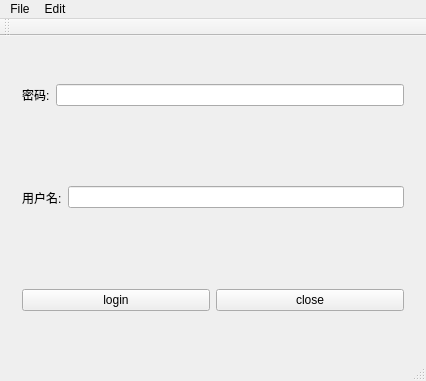
<?xml version="1.0" encoding="UTF-8"?>
<ui version="4.0">
 <class>MainWindow</class>
 <widget class="QMainWindow" name="MainWindow">
  <property name="geometry">
   <rect>
    <x>0</x>
    <y>0</y>
    <width>426</width>
    <height>381</height>
   </rect>
  </property>
  <property name="windowTitle">
   <string>MainWindow</string>
  </property>
  <widget class="QWidget" name="centralWidget">
   <layout class="QVBoxLayout" name="verticalLayout">
    <item>
     <widget class="QWidget" name="widget_2" native="true">
      <layout class="QHBoxLayout" name="horizontalLayout_2">
       <item>
        <widget class="QLabel" name="label_2">
         <property name="text">
          <string>密码:</string>
         </property>
        </widget>
       </item>
       <item>
        <widget class="QLineEdit" name="lineEdit_2"/>
       </item>
      </layout>
     </widget>
    </item>
    <item>
     <widget class="QWidget" name="widget" native="true">
      <layout class="QHBoxLayout" name="horizontalLayout">
       <item>
        <widget class="QLabel" name="label">
         <property name="text">
          <string>用户名:</string>
         </property>
        </widget>
       </item>
       <item>
        <widget class="QLineEdit" name="lineEdit"/>
       </item>
      </layout>
     </widget>
    </item>
    <item>
     <widget class="QWidget" name="widget_3" native="true">
      <layout class="QHBoxLayout" name="horizontalLayout_3">
       <item>
        <widget class="QPushButton" name="pushButton">
         <property name="text">
          <string>login</string>
         </property>
        </widget>
       </item>
       <item>
        <widget class="QPushButton" name="pushButton_2">
         <property name="text">
          <string>close</string>
         </property>
        </widget>
       </item>
      </layout>
     </widget>
    </item>
   </layout>
  </widget>
  <widget class="QMenuBar" name="menuBar">
   <property name="geometry">
    <rect>
     <x>0</x>
     <y>0</y>
     <width>426</width>
     <height>23</height>
    </rect>
   </property>
   <widget class="QMenu" name="menuFile">
    <property name="title">
     <string>File</string>
    </property>
    <addaction name="actionOpen"/>
    <addaction name="actionNew"/>
   </widget>
   <widget class="QMenu" name="edit">
    <property name="title">
     <string>Edit</string>
    </property>
    <addaction name="actionCut"/>
    <addaction name="actionPaste"/>
   </widget>
   <addaction name="menuFile"/>
   <addaction name="edit"/>
  </widget>
  <widget class="QToolBar" name="mainToolBar">
   <attribute name="toolBarArea">
    <enum>TopToolBarArea</enum>
   </attribute>
   <attribute name="toolBarBreak">
    <bool>false</bool>
   </attribute>
  </widget>
  <widget class="QStatusBar" name="statusBar"/>
  <action name="actionOpen">
   <property name="text">
    <string>Open</string>
   </property>
  </action>
  <action name="actionNew">
   <property name="text">
    <string>New</string>
   </property>
  </action>
  <action name="actionCut">
   <property name="text">
    <string>cut</string>
   </property>
  </action>
  <action name="actionPaste">
   <property name="text">
    <string>paste</string>
   </property>
  </action>
 </widget>
 <layoutdefault spacing="6" margin="11"/>
 <resources/>
 <connections/>
</ui>
